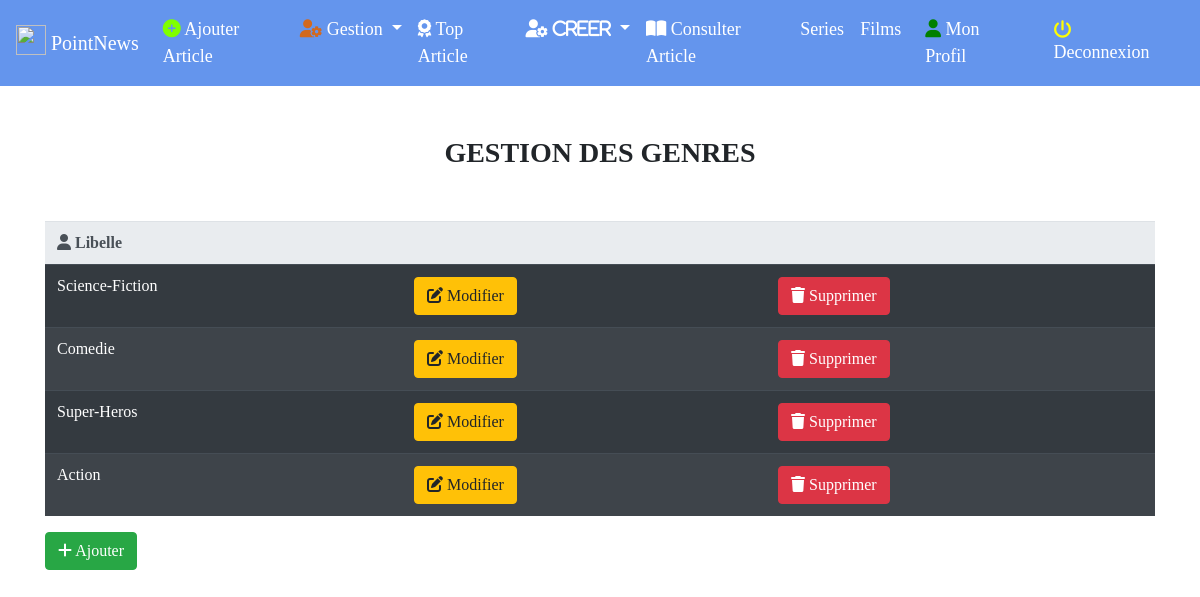
Page /index.php?page=genre (signed in) on the committed database.
### tables this page shows
CREATE TABLE `genre` (
  `No_Genre` int(11) NOT NULL,
  `Nom_Genre` varchar(40) NOT NULL
);

### GestionGenre.php (the view)
<?php
$con=Conn();
$req=$con->prepare("SELECT * FROM genre");
$req->execute();
?>
<body style="font-family:Marmelad; font-size: 18px;">
    <div class="container" style="margin-top:50px; text-left;">
         <h3 class="font-weight-bold text-center text-uppercase mb-4">Gestion des Genres</h3>
         <br>
         <form  action=''method='POST'>
            <table class='table table-striped table-dark'>
            <tr class='thead-light'>
            <th> <i class='fas fa-user'></i> Libelle</th>
            <th></th>
            <th></th>
            </tr>
            <?php
       while($ligne=$req->fetch())
             {
                echo "<tr><td>";
                echo $ligne['Nom_Genre'];
                echo "</td>";
                echo "<td>";
                $id=$ligne['No_Genre'];
                echo "<a type='submit'class='btn btn-warning' href='index.php?page=ModifierGenre&id=".$id."'><i class='fas fa-edit'></i> Modifier </a>";
                echo "</td>";
                echo"<td>";
                echo "<a type='submit'class='btn btn-danger' href='index.php?page=SupprimerGenre&id=".$id."'><i class='fas fa-trash'></i> Supprimer </a>";
                echo "</td>";
                echo"</tr>";
             }
                ?>
</table>
            <a type='submit'class='btn btn-success'href='index.php?page=ajoutgenre'><i class="fas fa-plus"></i> Ajouter</button>

### rows in the picture
genre: Nom_Genre "Science-Fiction"
genre: Nom_Genre "Comedie"
genre: Nom_Genre "Super-Heros"
genre: Nom_Genre "Action"
